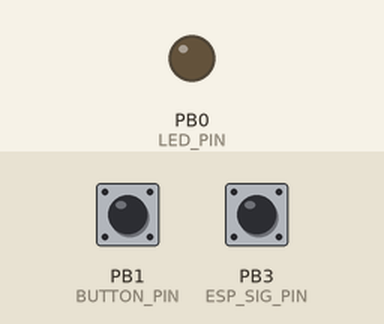
This sketch was run on a simulated ATtiny85, built with avr-gcc and run on an emulated ATtiny85. Shown: output pins drawn as LEDs (lit = HIGH). The inputs (shaded band) are chosen by the test bench; at power-on: PB1 (BUTTON_PIN) HIGH, PB3 (ESP_SIG_PIN) HIGH. Sleep ends after the set time or at an interrupt; pins used as bus, display or sensor lines are not drawn.

Above: at 1.2 s.
1.3 s: PB1 (BUTTON_PIN) pulled LOW for 0.15 s
Timing chart, 0 to 4.3 s (numbered marks = the images above; inputs shaded):
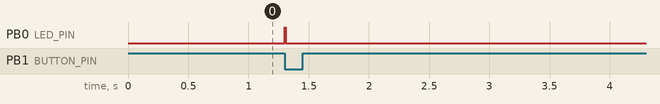

The sketch:

a-01-tiny85.ino
```cpp
#include <avr/wdt.h>
#include <avr/interrupt.h>
#include <avr/sleep.h>
#include <avr/pgmspace.h>
#include <avr/power.h>

#define adc_disable() (ADCSRA &= ~(1<<ADEN)) // disable ADC
#define adc_enable()  (ADCSRA |=  (1<<ADEN)) // re-enable ADC

// http://www.gammon.com.au/forum/?id=12769
#if defined(__AVR_ATtiny85__)
#define watchdogRegister WDTCR
#else
#define watchdogRegister WDTCSR
#endif

#define ESP_RESET_PIN 4
#define ESP_SIG_PIN   3
#define BUTTON_PIN    1
#define LED_PIN       0

void setup() {
  adc_disable();
  pinMode(ESP_RESET_PIN, OUTPUT);     // high
  pinMode(ESP_SIG_PIN, INPUT_PULLUP);       //
  pinMode(BUTTON_PIN, INPUT_PULLUP);  //

  pinMode(LED_PIN, OUTPUT);

  //digitalWrite(ESP_SIG_PIN, HIGH);
  digitalWrite(ESP_RESET_PIN, HIGH);
  digitalWrite(LED_PIN, LOW);

}

void loop() {
  pinint_sleep();
  if (!digitalRead(BUTTON_PIN) && digitalRead(ESP_SIG_PIN)) {
    digitalWrite(LED_PIN, HIGH);
    digitalWrite(ESP_RESET_PIN, LOW);
    delay(10);
    digitalWrite(ESP_RESET_PIN, HIGH);
    digitalWrite(LED_PIN, LOW);
  }
  goToSleep();
}

// http://www.gammon.com.au/forum/?id=12769
// watchdog interrupt
ISR (WDT_vect)
{
  wdt_disable();  // disable watchdog
}

void goToSleep ()
{
  set_sleep_mode (SLEEP_MODE_PWR_DOWN);
  noInterrupts ();       // timed sequence coming up

  // pat the dog
  wdt_reset();

  // clear various "reset" flags
  MCUSR = 0;
  // allow changes, disable reset, clear existing interrupt
  watchdogRegister = bit (WDCE) | bit (WDE) | bit (WDIF);
  // set interrupt mode and an interval (WDE must be changed from 1 to 0 here)
  watchdogRegister = bit (WDIE) | bit (WDP2) | bit (WDP1) | bit (WDP0);    // set WDIE, and 2 seconds delay

  sleep_enable ();       // ready to sleep
  interrupts ();         // interrupts are required now
  sleep_cpu ();          // sleep
  sleep_disable ();      // precaution
}  // end of goToSleep

ISR(PCINT0_vect) {
  cli();
  PCMSK &= ~_BV(PCINT1);
  sleep_disable();
  sei();
}

void pinint_sleep() {
  PCMSK |= _BV(PCINT1);
  GIMSK |= _BV(PCIE);
  set_sleep_mode(SLEEP_MODE_PWR_DOWN);
  sleep_enable();
  sei();
  sleep_cpu();
}
```

Measured:
- after the input at 1.3 s, PB0 (LED_PIN): LOW → HIGH at once, → LOW 0.01 s later
